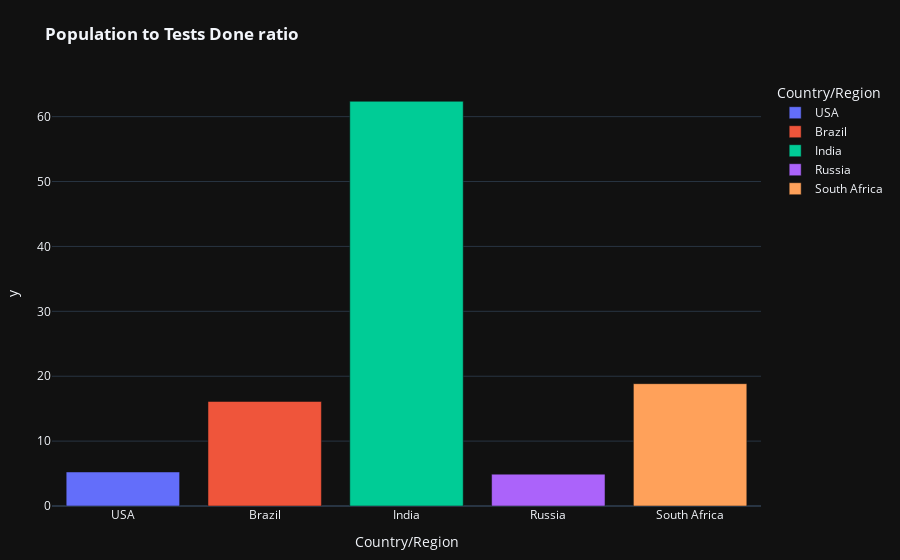

Source (notebook cell):
### Code cell
# Population per Tests Done ratio
fig=px.bar(world_data_df1.iloc[0:5],color='Country/Region',y=pop_test_ratio,x='Country/Region',
           template="plotly_dark",title="<b>Population to Tests Done ratio</b>")

fig.update_layout(
    uniformtext=dict(minsize=40, mode='hide'),
    margin = dict(t=80, l=40, r=40, b=40)
    )
fig.show()

### Figure 1 — Plotly figure (JSON) as saved in the notebook; plotly's stock layout.template omitted (floating-point values rounded to 4 significant figures)
{"data": [{"alignmentgroup": "True", "hovertemplate": "Country/Region=%{x}<br>y=%{y}<extra></extra>", "legendgroup": "USA", "marker": {"color": "#636efa", "pattern": {"shape": ""}}, "name": "USA", "offsetgroup": "USA", "orientation": "v", "showlegend": true, "textposition": "auto", "type": "bar", "x": ["USA"], "xaxis": "x", "y": [5.245], "yaxis": "y"}, {"alignmentgroup": "True", "hovertemplate": "Country/Region=%{x}<br>y=%{y}<extra></extra>", "legendgroup": "Brazil", "marker": {"color": "#EF553B", "pattern": {"shape": ""}}, "name": "Brazil", "offsetgroup": "Brazil", "orientation": "v", "showlegend": true, "textposition": "auto", "type": "bar", "x": ["Brazil"], "xaxis": "x", "y": [16.11], "yaxis": "y"}, {"alignmentgroup": "True", "hovertemplate": "Country/Region=%{x}<br>y=%{y}<extra></extra>", "legendgroup": "India", "marker": {"color": "#00cc96", "pattern": {"shape": ""}}, "name": "India", "offsetgroup": "India", "orientation": "v", "showlegend": true, "textposition": "auto", "type": "bar", "x": ["India"], "xaxis": "x", "y": [62.37], "yaxis": "y"}, {"alignmentgroup": "True", "hovertemplate": "Country/Region=%{x}<br>y=%{y}<extra></extra>", "legendgroup": "Russia", "marker": {"color": "#ab63fa", "pattern": {"shape": ""}}, "name": "Russia", "offsetgroup": "Russia", "orientation": "v", "showlegend": true, "textposition": "auto", "type": "bar", "x": ["Russia"], "xaxis": "x", "y": [4.911], "yaxis": "y"}, {"alignmentgroup": "True", "hovertemplate": "Country/Region=%{x}<br>y=%{y}<extra></extra>", "legendgroup": "South Africa", "marker": {"color": "#FFA15A", "pattern": {"shape": ""}}, "name": "South Africa", "offsetgroup": "South Africa", "orientation": "v", "showlegend": true, "textposition": "auto", "type": "bar", "x": ["South Africa"], "xaxis": "x", "y": [18.85], "yaxis": "y"}], "layout": {"barmode": "relative", "legend": {"title": {"text": "Country/Region"}, "tracegroupgap": 0}, "margin": {"b": 40, "l": 40, "r": 40, "t": 80}, "title": {"text": "<b>Population to Tests Done ratio</b>"}, "uniformtext": {"minsize": 40, "mode": "hide"}, "xaxis": {"anchor": "y", "categoryarray": ["USA", "Brazil", "India", "Russia", "South Africa"], "categoryorder": "array", "domain": [0, 1], "title": {"text": "Country/Region"}}, "yaxis": {"anchor": "x", "domain": [0, 1], "title": {"text": "y"}}}}
